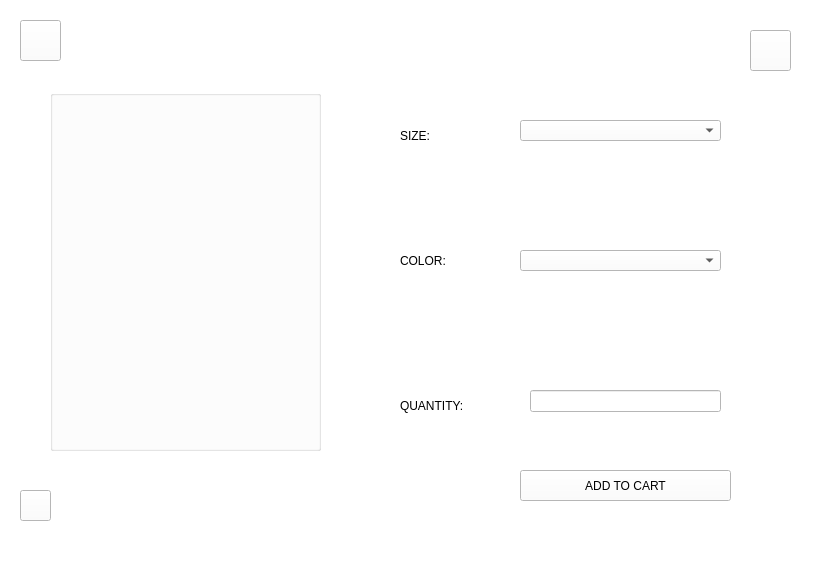
<?xml version="1.0" encoding="UTF-8"?>
<ui version="4.0">
 <class>MainWindow</class>
 <widget class="QMainWindow" name="MainWindow">
  <property name="geometry">
   <rect>
    <x>0</x>
    <y>0</y>
    <width>817</width>
    <height>584</height>
   </rect>
  </property>
  <property name="windowTitle">
   <string>MainWindow</string>
  </property>
  <property name="styleSheet">
   <string notr="true">background-color: rgb(255, 255, 255);</string>
  </property>
  <widget class="QWidget" name="centralwidget">
   <widget class="QPushButton" name="menubutton">
    <property name="geometry">
     <rect>
      <x>20</x>
      <y>20</y>
      <width>41</width>
      <height>41</height>
     </rect>
    </property>
    <property name="styleSheet">
     <string notr="true">background-image:url('C:/Users/USER/Desktop/CUI/menu.jpeg')</string>
    </property>
    <property name="text">
     <string/>
    </property>
   </widget>
   <widget class="QPushButton" name="profilebutton">
    <property name="geometry">
     <rect>
      <x>750</x>
      <y>30</y>
      <width>41</width>
      <height>41</height>
     </rect>
    </property>
    <property name="styleSheet">
     <string notr="true">background-image:url('C:/Users/USER/Desktop/CUI/c1.png');</string>
    </property>
    <property name="text">
     <string/>
    </property>
   </widget>
   <widget class="QGroupBox" name="groupBox">
    <property name="geometry">
     <rect>
      <x>50</x>
      <y>90</y>
      <width>271</width>
      <height>361</height>
     </rect>
    </property>
    <property name="styleSheet">
     <string notr="true">background-image:url('C:/Users/USER/Desktop/CUI/display.jpeg')</string>
    </property>
    <property name="title">
     <string/>
    </property>
   </widget>
   <widget class="QLabel" name="label">
    <property name="geometry">
     <rect>
      <x>400</x>
      <y>120</y>
      <width>131</width>
      <height>31</height>
     </rect>
    </property>
    <property name="styleSheet">
     <string notr="true">font: 75 italic 11pt &quot;Bodoni MT&quot;;</string>
    </property>
    <property name="text">
     <string>SIZE:</string>
    </property>
   </widget>
   <widget class="QLabel" name="label_2">
    <property name="geometry">
     <rect>
      <x>400</x>
      <y>240</y>
      <width>121</width>
      <height>41</height>
     </rect>
    </property>
    <property name="styleSheet">
     <string notr="true">font: 75 italic 11pt &quot;Bodoni MT&quot;;</string>
    </property>
    <property name="text">
     <string>COLOR:</string>
    </property>
   </widget>
   <widget class="QLabel" name="label_3">
    <property name="geometry">
     <rect>
      <x>400</x>
      <y>390</y>
      <width>111</width>
      <height>31</height>
     </rect>
    </property>
    <property name="styleSheet">
     <string notr="true">font: 75 italic 11pt &quot;Bodoni MT&quot;;</string>
    </property>
    <property name="text">
     <string>QUANTITY:</string>
    </property>
   </widget>
   <widget class="QComboBox" name="sizecomboBox">
    <property name="geometry">
     <rect>
      <x>520</x>
      <y>120</y>
      <width>201</width>
      <height>21</height>
     </rect>
    </property>
   </widget>
   <widget class="QComboBox" name="colorcomboBox">
    <property name="geometry">
     <rect>
      <x>520</x>
      <y>250</y>
      <width>201</width>
      <height>21</height>
     </rect>
    </property>
   </widget>
   <widget class="QPushButton" name="addtocartbutton">
    <property name="geometry">
     <rect>
      <x>520</x>
      <y>470</y>
      <width>211</width>
      <height>31</height>
     </rect>
    </property>
    <property name="styleSheet">
     <string notr="true">font: 75 italic 10pt &quot;Bodoni MT&quot;;
background-image: url('C:/Users/USER/Downloads/Project_DB(updated ui)/tbg.jpeg')</string>
    </property>
    <property name="text">
     <string>ADD TO CART</string>
    </property>
   </widget>
   <widget class="QPushButton" name="backb2">
    <property name="geometry">
     <rect>
      <x>20</x>
      <y>490</y>
      <width>31</width>
      <height>31</height>
     </rect>
    </property>
    <property name="styleSheet">
     <string notr="true">background-image:url('C:/Users/USER/Desktop/CUI/back.jpeg')</string>
    </property>
    <property name="text">
     <string/>
    </property>
   </widget>
   <widget class="QLineEdit" name="lineEdit">
    <property name="geometry">
     <rect>
      <x>530</x>
      <y>390</y>
      <width>191</width>
      <height>22</height>
     </rect>
    </property>
   </widget>
  </widget>
  <widget class="QMenuBar" name="menubar">
   <property name="geometry">
    <rect>
     <x>0</x>
     <y>0</y>
     <width>817</width>
     <height>26</height>
    </rect>
   </property>
  </widget>
  <widget class="QStatusBar" name="statusbar"/>
 </widget>
 <resources/>
 <connections/>
</ui>
